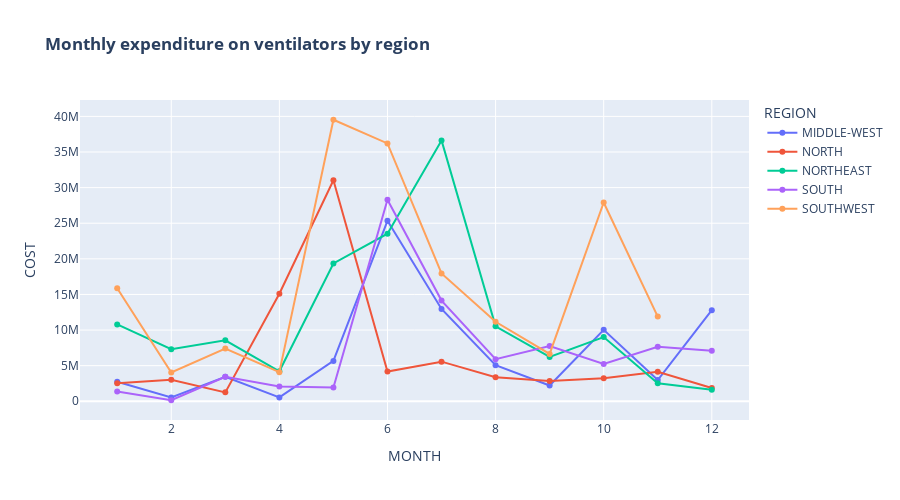

Notebook cell for this chart:
### Code cell
fig6 = px.line(df_mth2, x="MONTH", y="COST", color='REGION', title = '<b>Monthly expenditure on ventilators by region</b>', width=900, height=500)
fig6.update_traces(mode='markers+lines')


fig6.show()

### Figure 1 — Plotly figure (JSON) as saved in the notebook; plotly's stock layout.template omitted (floating-point values rounded to 4 significant figures)
{"data": [{"hovertemplate": "REGION=MIDDLE-WEST<br>MONTH=%{x}<br>COST=%{y}<extra></extra>", "legendgroup": "MIDDLE-WEST", "line": {"color": "#636efa", "dash": "solid"}, "mode": "markers+lines", "name": "MIDDLE-WEST", "orientation": "v", "showlegend": true, "type": "scatter", "x": [1, 2, 3, 4, 5, 6, 7, 8, 9, 10, 11, 12], "xaxis": "x", "y": [2731000.0, 529740, 3436000.0, 541450, 5663000.0, 25341530, 12955840, 5061860, 2220000, 10030000.0, 2987250, 12793980], "yaxis": "y"}, {"hovertemplate": "REGION=NORTH<br>MONTH=%{x}<br>COST=%{y}<extra></extra>", "legendgroup": "NORTH", "line": {"color": "#EF553B", "dash": "solid"}, "mode": "markers+lines", "name": "NORTH", "orientation": "v", "showlegend": true, "type": "scatter", "x": [1, 2, 3, 4, 5, 6, 7, 8, 9, 10, 11, 12], "xaxis": "x", "y": [2525800, 3035440, 1252640, 15100000.0, 31041200, 4172120, 5563720, 3376060, 2840000, 3244000.0, 4151190, 1855540], "yaxis": "y"}, {"hovertemplate": "REGION=NORTHEAST<br>MONTH=%{x}<br>COST=%{y}<extra></extra>", "legendgroup": "NORTHEAST", "line": {"color": "#00cc96", "dash": "solid"}, "mode": "markers+lines", "name": "NORTHEAST", "orientation": "v", "showlegend": true, "type": "scatter", "x": [1, 2, 3, 4, 5, 6, 7, 8, 9, 10, 11, 12], "xaxis": "x", "y": [10789520, 7308180, 8558330, 4207250, 19346400, 23533950, 36629490, 10527660, 6230150, 9020000.0, 2524350, 1624350], "yaxis": "y"}, {"hovertemplate": "REGION=SOUTH<br>MONTH=%{x}<br>COST=%{y}<extra></extra>", "legendgroup": "SOUTH", "line": {"color": "#ab63fa", "dash": "solid"}, "mode": "markers+lines", "name": "SOUTH", "orientation": "v", "showlegend": true, "type": "scatter", "x": [1, 2, 3, 4, 5, 6, 7, 8, 9, 10, 11, 12], "xaxis": "x", "y": [1360930, 144870, 3428000.0, 2079480, 1940000, 28307660, 14141340, 5916470, 7761000.0, 5229000.0, 7662000.0, 7100300], "yaxis": "y"}, {"hovertemplate": "REGION=SOUTHWEST<br>MONTH=%{x}<br>COST=%{y}<extra></extra>", "legendgroup": "SOUTHWEST", "line": {"color": "#FFA15A", "dash": "solid"}, "mode": "markers+lines", "name": "SOUTHWEST", "orientation": "v", "showlegend": true, "type": "scatter", "x": [1, 2, 3, 4, 5, 6, 7, 8, 9, 10, 11], "xaxis": "x", "y": [15880000.0, 4050670, 7400300, 4084870, 39530000.0, 36210000.0, 17960000.0, 11160300, 6645000.0, 27910000.0, 11890000.0], "yaxis": "y"}], "layout": {"height": 500, "legend": {"title": {"text": "REGION"}, "tracegroupgap": 0}, "title": {"text": "<b>Monthly expenditure on ventilators by region</b>"}, "width": 900, "xaxis": {"anchor": "y", "domain": [0, 1], "title": {"text": "MONTH"}}, "yaxis": {"anchor": "x", "domain": [0, 1], "title": {"text": "COST"}}}}
